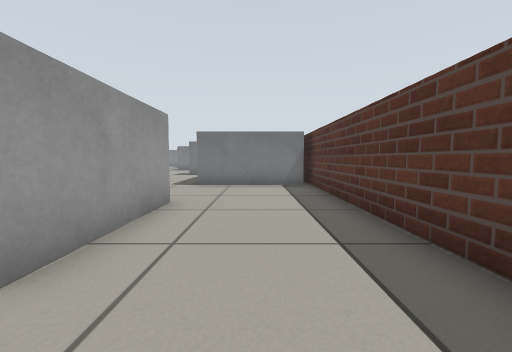
view 1 (above)

24 first-person views from a walk through a Gazebo world. The camera is 0.51 m above the floor, tilts 4° down and sees 90° across. Floor lines are 1 m apart. The floor is counted in squares, 0.5 m on a side. Each view is taken from the middle of a square. On the plan, view 1 faces up. The plan holds only what a view shows up to about 11 squares ahead; the rest is blank. The robots in the file are not drawn.

view 2
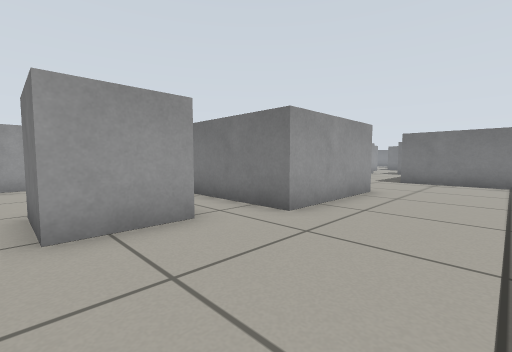

view 3
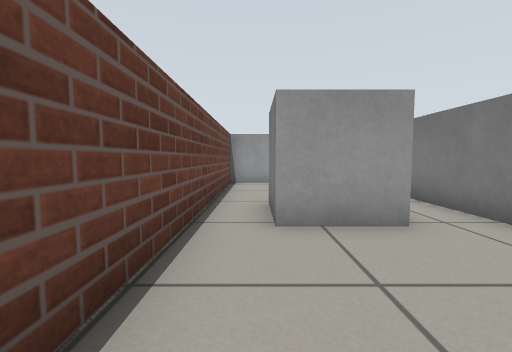

view 4
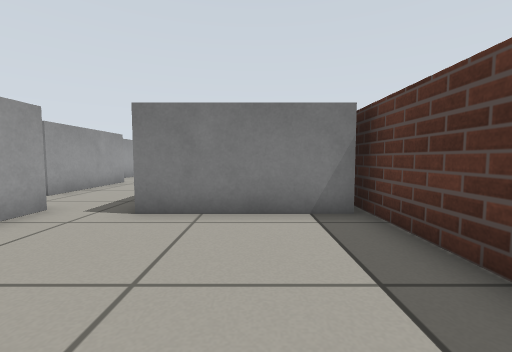

view 5
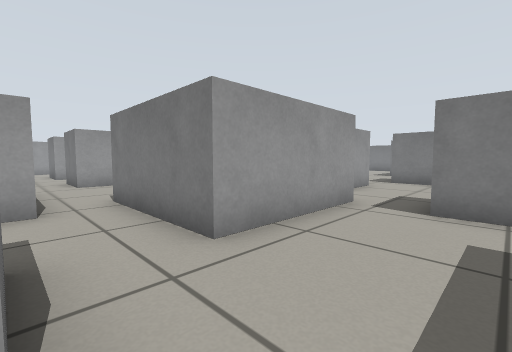

view 6
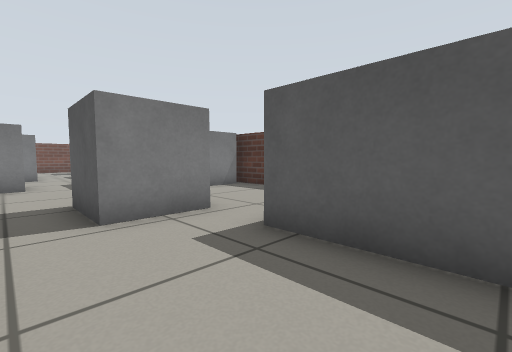

view 7
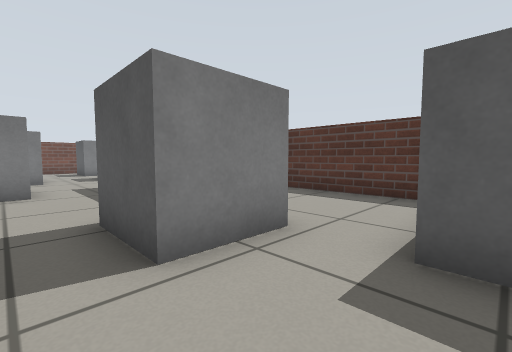

view 8
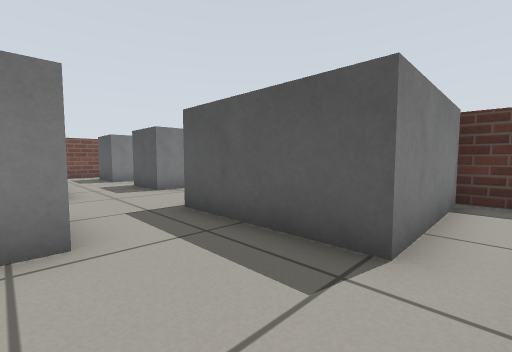

view 9
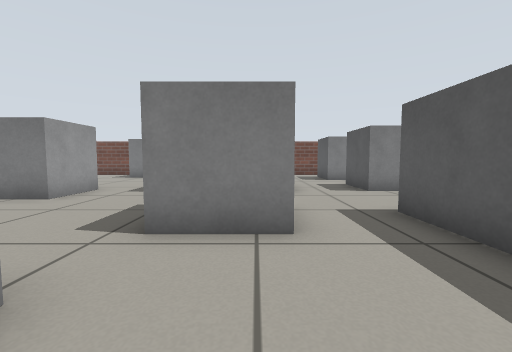

view 10
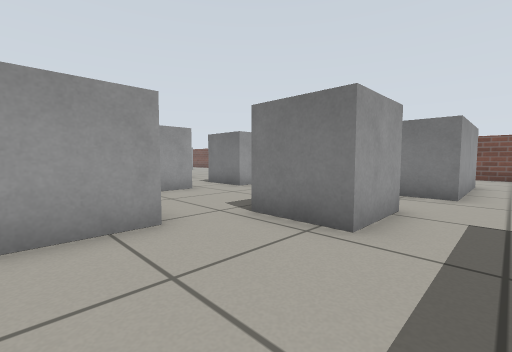

view 11
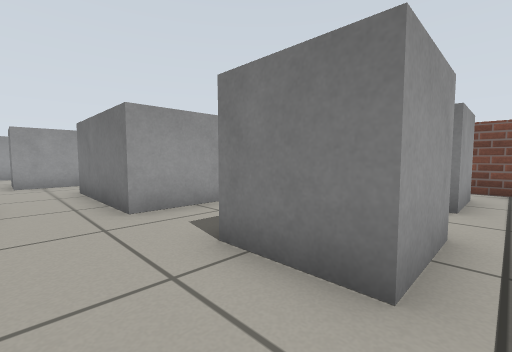

view 12
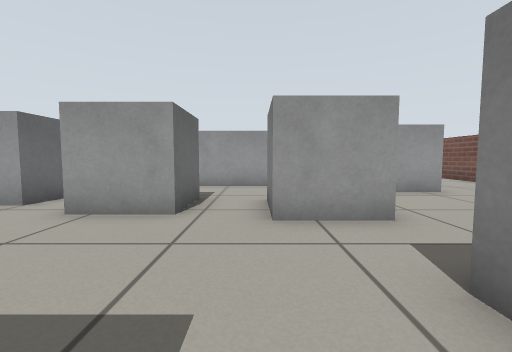

view 13
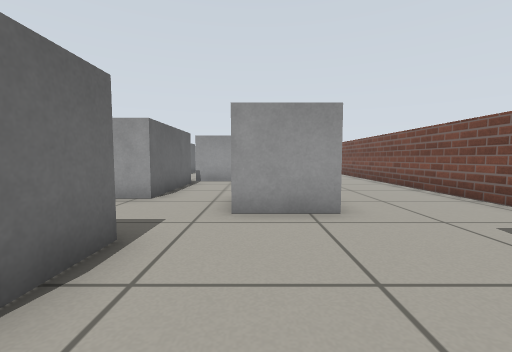

view 14
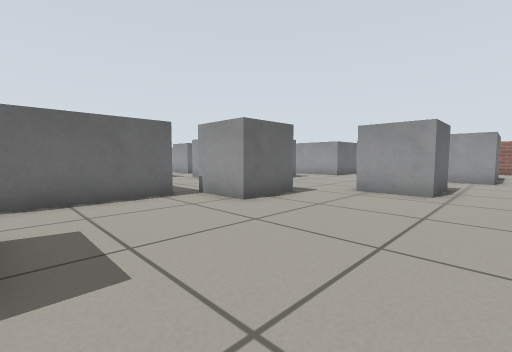

view 15
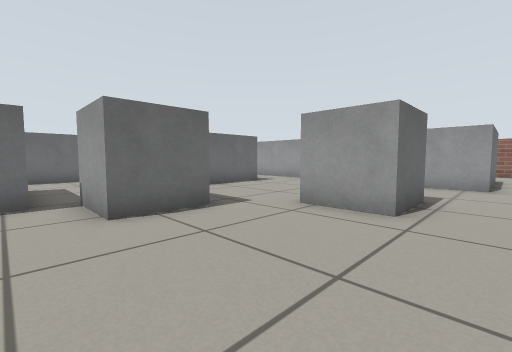

view 16
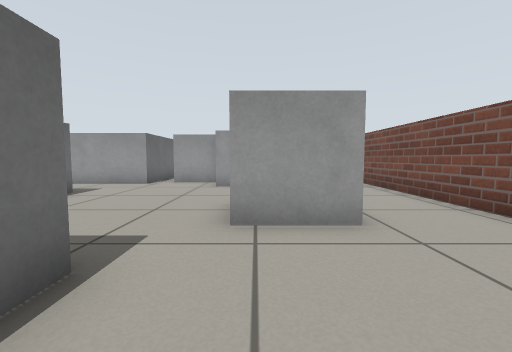

view 17
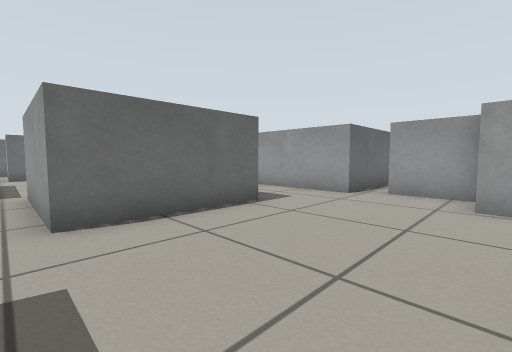

view 18
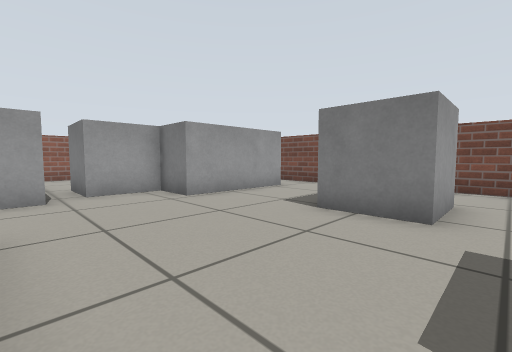

view 19
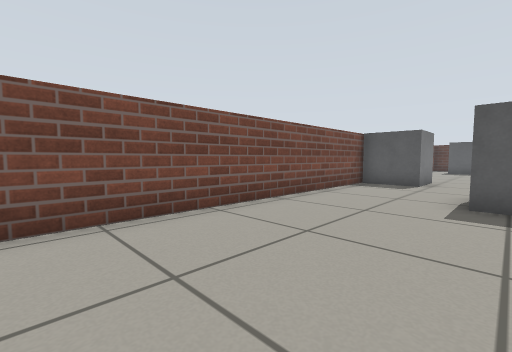

view 20
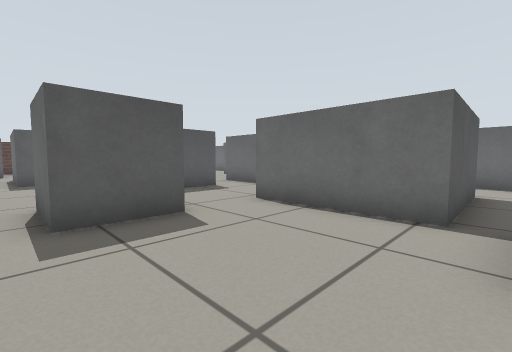

view 21
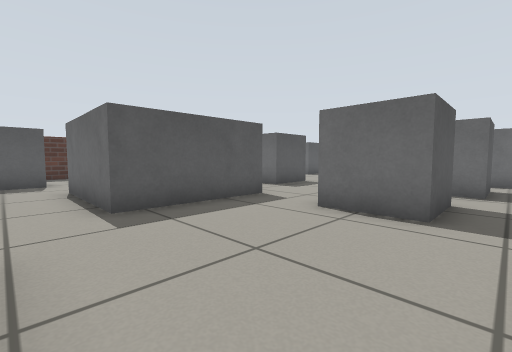

view 22
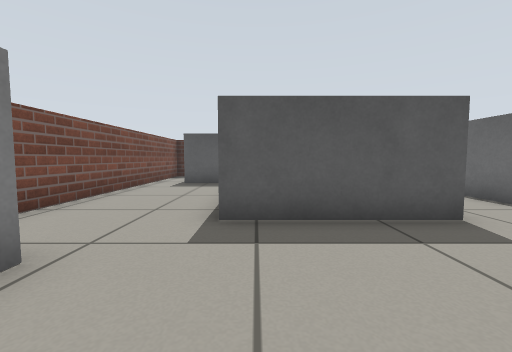

view 23
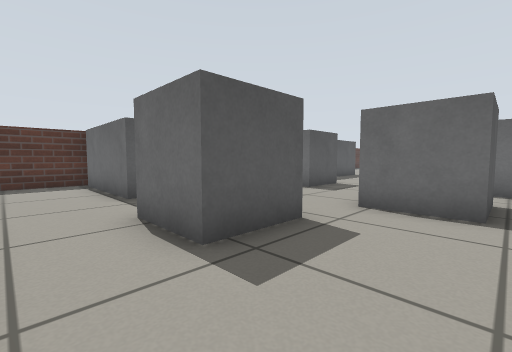

view 24
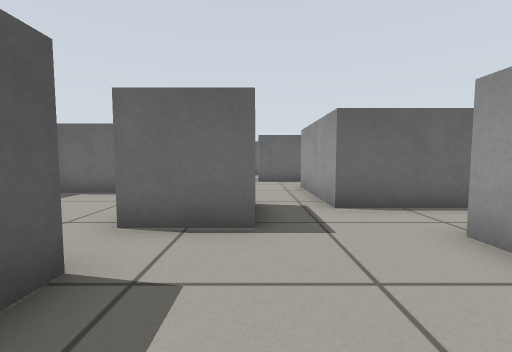

### Floor plan
Key: @ floor where view 1 was taken; # wall or solid block; . floor; B grey box.
Columns run from 36 left of view 1 to 2 right of it. Each row starts with its distance up from view 1.
 33       ###################B   #########
 32    BBBB.................BB .......B B.
 31        B...BB............BB.......B B.
 30        B..B B........BB.....BBBBB.BBB.
 29        B..BBB.......B B.....B   B.....
 28      BBB............B B.....B   B..BB.
 27      B........BBB...........B   B.B B.
 26 ...BBB........  B.......BBB.BBBBB.BBB.
 25 ..BBBBB....... B.BBBBB..B B...........#
 24       B..BBBB. ..B   B..BBB...........#
 23       B..    B...B   B..BB....BBB.BBBB#
 22       B.     B ..B   B.BBB....BBB.B
 21       B      B ..B     B B....BB..B
 20              B ...     .....BB....B
 19              . BBB     BB. B B....BBBB#
 18              .          B  B B........#
 17              .             .....BBB...#
 16             ..             BBBB.B  ...#
 15             ..                B.BBB...#
 14             ..                B...B BB#
 13             BB         B      B...B
 12                     .BBB..BBBBB...B
 11                     ..............B   #
 10                            B..BBB.BBBB#
  9                                 B.....#
  8                                  .....#
  7                                   ....#
  6                                   B...#
  5                                   B...#
  4                                   B...#
  3                                   B...#
  2                                BBBB...#
  1                                 ......
  0                                  B..@.
 -1                           B    B B....
 -2                           B.....BB....
 -3                           B##########

Where each view was taken, in squares from view 1:
view 1: 0 up, 0 right, facing up
view 2: 2 down, 1 right, facing up-left
view 3: 2 down, 1 right, facing left
view 4: 5 up, 0 right, facing up
view 5: 10 up, 3 left, facing up-left
view 6: 11 up, 5 left, facing up-right
view 7: 13 up, 5 left, facing up-right
view 8: 18 up, 5 left, facing up-right
view 9: 18 up, 5 left, facing up
view 10: 18 up, 3 left, facing up-left
view 11: 24 up, 1 right, facing up-left
view 12: 24 up, 6 left, facing left
view 13: 28 up, 9 left, facing left
view 14: 32 up, 16 left, facing down-left
view 15: 32 up, 19 left, facing down-left
view 16: 29 up, 20 left, facing left
view 17: 28 up, 23 left, facing down-left
view 18: 24 up, 23 left, facing up-left
view 19: 29 up, 22 left, facing up-right
view 20: 30 up, 20 left, facing down-right
view 21: 31 up, 13 left, facing down-right
view 22: 29 up, 12 left, facing right
view 23: 25 up, 9 left, facing down-right
view 24: 21 up, 4 left, facing down
